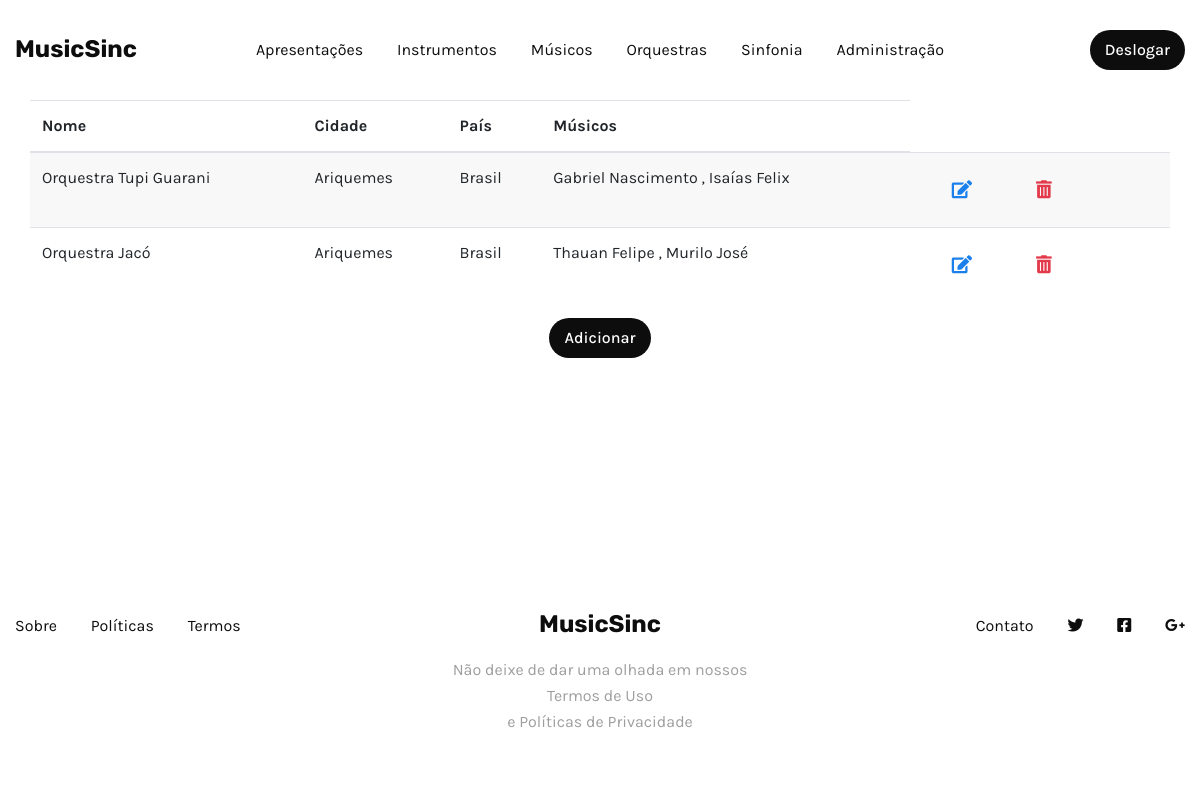
/orquestras/listar/ (signed in), run on an earlier commit of the app's database.
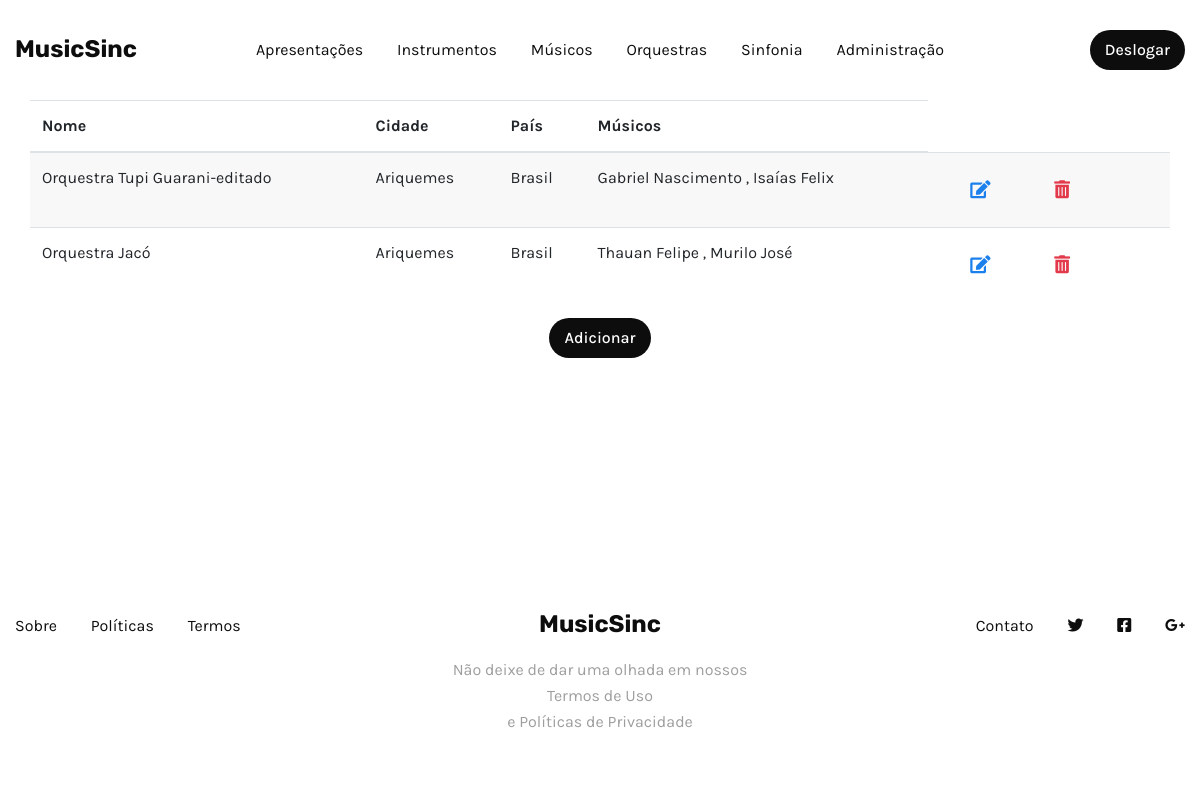
And on a later commit of the database.
### core/models.py (models this page shows, shortened)
class Orquestra(models.Model):
    nome = models.CharField(max_length=80)
    cidade = models.CharField(max_length=60)
    pais = models.CharField(max_length=30)
    dt_criacao = models.DateTimeField(auto_now_add=True)
    musicos = models.ManyToManyField(Musico)
    class Meta:
        verbose_name = 'Orquestras'
        verbose_name_plural = 'Orquestras'

### orquestra/views.py (the view)
# urls.py: path('listar/', views.OrquestraListView.as_view(), name='read'),
class OrquestraListView(LoginRequiredMixin, ListView):
    model = Orquestra
    template_name = 'orquestra/tabela_orquestra.html'
    context_object_name = 'orquestras'
    login_url='login'

### orquestra/templates/orquestra/tabela_orquestra.html (shortened to what this page needs)
{% extends "base.html" %}
{% block content %}
{% include 'components/nav_tables.html' %}
<div class="container table-container">
  <table class="table table-striped">
    <thead>
      <tr>
        <th scope="col">Nome</th>
        <th scope="col">Cidade</th>
        <th scope="col">País</th>
        <th scope="col">Músicos</th>
      </tr>
    </thead>
    <tbody>
      {% for orquestra in orquestras %}
      <tr>
        <td>{{ orquestra.nome }}</td>
        <td>{{ orquestra.cidade }}</td>
        <td>{{ orquestra.pais }}</td>
        <td>
            {% for musico in orquestra.musicos.all %}
                {{ musico.nome }}
                {% if not forloop.last %}, {% endif %}
                {% endfor %}
        </td>
        <td>
          <a href="{% url 'orquestra:update' orquestra.id %}" class="btn btn-link edit-btn" title="Editar">
            <i class="fas fa-edit"></i>
          </a>
          <a href="{% url 'orquestra:delete' orquestra.id %}" class="btn btn-link delete-btn" title="Excluir">
            <i class="fas fa-trash-alt"></i>
          </a>
        </td>
      </tr>
      {% empty %}
      <tr>
        <td colspan="4" class="text-center">
          <h4>Nada aqui para ver</h4>
        </td>
      </tr>
      {% endfor %}
    </tbody>
  </table>
  <div class="col-12 d-flex justify-content-center mt-16">
    <a href="{% url 'orquestra:create' %}" class="btn sm action-2 f-16">Adicionar</a>
  </div>
</div>
{% endblock %}

What changed in the data, as far as the page shows it:
changed Orquestra: nome "Orquestra Tupi Guarani" → "Orquestra Tupi Guarani-editado"
